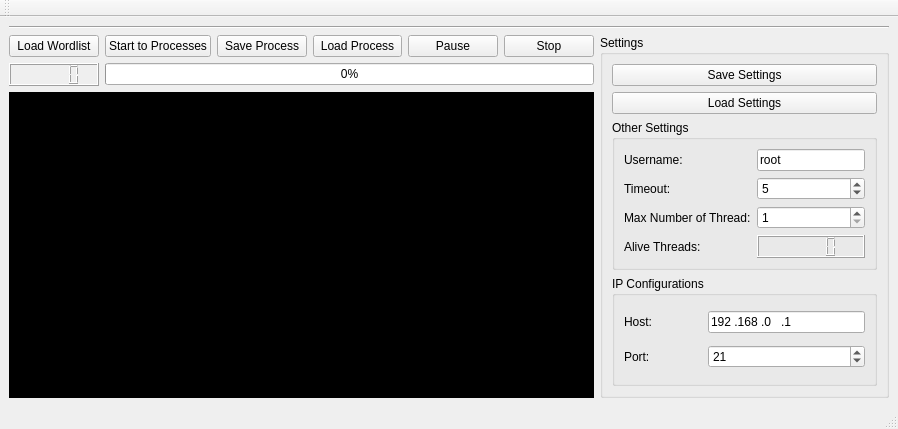
<?xml version="1.0" encoding="UTF-8"?>
<ui version="4.0">
 <author>Muhammed Said BİLGEHAN</author>
 <class>MainWindow</class>
 <widget class="QMainWindow" name="MainWindow">
  <property name="geometry">
   <rect>
    <x>0</x>
    <y>0</y>
    <width>898</width>
    <height>429</height>
   </rect>
  </property>
  <property name="windowTitle">
   <string>MainWindow</string>
  </property>
  <widget class="QWidget" name="centralwidget">
   <layout class="QGridLayout" name="gridLayout">
    <item row="2" column="0" colspan="9">
     <widget class="Line" name="line">
      <property name="orientation">
       <enum>Qt::Horizontal</enum>
      </property>
     </widget>
    </item>
    <item row="4" column="1">
     <widget class="QPushButton" name="pushButton_Start_Process">
      <property name="text">
       <string>Start to Processes</string>
      </property>
     </widget>
    </item>
    <item row="4" column="0">
     <widget class="QPushButton" name="pushButton_Load_Wordlist">
      <property name="text">
       <string>Load Wordlist</string>
      </property>
     </widget>
    </item>
    <item row="4" column="4">
     <widget class="QPushButton" name="pushButton_Process_Pause">
      <property name="text">
       <string>Pause</string>
      </property>
     </widget>
    </item>
    <item row="6" column="0" colspan="6">
     <widget class="QPlainTextEdit" name="plainTextEdit_Terminal_Output">
      <property name="styleSheet">
       <string notr="true">background-color: rgb(0, 0, 0);
color: rgb(0, 255, 0);</string>
      </property>
     </widget>
    </item>
    <item row="5" column="1" colspan="5">
     <widget class="QProgressBar" name="progressBar_Process">
      <property name="value">
       <number>0</number>
      </property>
     </widget>
    </item>
    <item row="4" column="2">
     <widget class="QPushButton" name="pushButton_Save_Process">
      <property name="text">
       <string>Save Process</string>
      </property>
     </widget>
    </item>
    <item row="4" column="5">
     <widget class="QPushButton" name="pushButton_Process_Stop">
      <property name="text">
       <string>Stop</string>
      </property>
     </widget>
    </item>
    <item row="4" column="3">
     <widget class="QPushButton" name="pushButton_Load_Process">
      <property name="text">
       <string>Load Process</string>
      </property>
     </widget>
    </item>
    <item row="5" column="0">
     <widget class="QLCDNumber" name="lcdNumber_Tested_Words"/>
    </item>
    <item row="4" column="6" rowspan="3" colspan="3">
     <widget class="QGroupBox" name="groupBox_Settings">
      <property name="title">
       <string>Settings</string>
      </property>
      <layout class="QGridLayout" name="gridLayout_2">
       <item row="2" column="0">
        <widget class="QGroupBox" name="groupBox_IP_Configurations_2">
         <property name="title">
          <string>Other Settings</string>
         </property>
         <layout class="QGridLayout" name="gridLayout_3">
          <item row="4" column="1">
           <widget class="QLCDNumber" name="lcdNumber_Active_Threads"/>
          </item>
          <item row="1" column="1">
           <widget class="QSpinBox" name="spinBox_Timeout">
            <property name="minimum">
             <number>0</number>
            </property>
            <property name="maximum">
             <number>1000</number>
            </property>
            <property name="value">
             <number>5</number>
            </property>
           </widget>
          </item>
          <item row="1" column="0">
           <widget class="QLabel" name="label_Timeout">
            <property name="text">
             <string>Timeout:</string>
            </property>
           </widget>
          </item>
          <item row="0" column="0">
           <widget class="QLabel" name="label_Username">
            <property name="text">
             <string>Username:</string>
            </property>
           </widget>
          </item>
          <item row="0" column="1">
           <widget class="QLineEdit" name="lineEdit_Username">
            <property name="text">
             <string>root</string>
            </property>
           </widget>
          </item>
          <item row="2" column="0">
           <widget class="QLabel" name="label_Max_Thread_Number">
            <property name="text">
             <string>Max Number of Thread:</string>
            </property>
           </widget>
          </item>
          <item row="2" column="1">
           <widget class="QSpinBox" name="spinBox_Max_Thread_Number">
            <property name="minimum">
             <number>1</number>
            </property>
           </widget>
          </item>
          <item row="4" column="0">
           <widget class="QLabel" name="label_Alive_Thread">
            <property name="text">
             <string>Alive Threads:</string>
            </property>
           </widget>
          </item>
         </layout>
        </widget>
       </item>
       <item row="3" column="0">
        <widget class="QGroupBox" name="groupBox_IP_Configurations">
         <property name="title">
          <string>IP Configurations</string>
         </property>
         <layout class="QGridLayout" name="gridLayout_4">
          <item row="0" column="0">
           <widget class="QLabel" name="label_Host">
            <property name="text">
             <string>Host:</string>
            </property>
           </widget>
          </item>
          <item row="1" column="1" colspan="2">
           <widget class="QSpinBox" name="spinBox_Port">
            <property name="minimum">
             <number>1</number>
            </property>
            <property name="maximum">
             <number>99999</number>
            </property>
            <property name="value">
             <number>21</number>
            </property>
           </widget>
          </item>
          <item row="1" column="0">
           <widget class="QLabel" name="label_Port">
            <property name="text">
             <string>Port:</string>
            </property>
           </widget>
          </item>
          <item row="0" column="1" colspan="2">
           <widget class="QLineEdit" name="lineEdit_Host">
            <property name="inputMask">
             <string>0000.0000.0000.0000</string>
            </property>
            <property name="text">
             <string>192.168.0.1</string>
            </property>
           </widget>
          </item>
         </layout>
        </widget>
       </item>
       <item row="0" column="0">
        <widget class="QPushButton" name="pushButton_Save_Settings">
         <property name="text">
          <string>Save Settings</string>
         </property>
        </widget>
       </item>
       <item row="1" column="0">
        <widget class="QPushButton" name="pushButton_Load_Settings">
         <property name="text">
          <string>Load Settings</string>
         </property>
        </widget>
       </item>
      </layout>
     </widget>
    </item>
   </layout>
  </widget>
  <widget class="QStatusBar" name="statusbar"/>
  <widget class="QToolBar" name="toolBar">
   <property name="windowTitle">
    <string>toolBar</string>
   </property>
   <attribute name="toolBarArea">
    <enum>TopToolBarArea</enum>
   </attribute>
   <attribute name="toolBarBreak">
    <bool>false</bool>
   </attribute>
  </widget>
  <action name="action_About_Page">
   <property name="text">
    <string>&amp;About</string>
   </property>
   <property name="toolTip">
    <string>About</string>
   </property>
  </action>
 </widget>
 <resources/>
 <connections/>
 <designerdata>
  <property name="gridDeltaX">
   <number>10</number>
  </property>
  <property name="gridDeltaY">
   <number>10</number>
  </property>
  <property name="gridSnapX">
   <bool>true</bool>
  </property>
  <property name="gridSnapY">
   <bool>true</bool>
  </property>
  <property name="gridVisible">
   <bool>true</bool>
  </property>
 </designerdata>
</ui>
